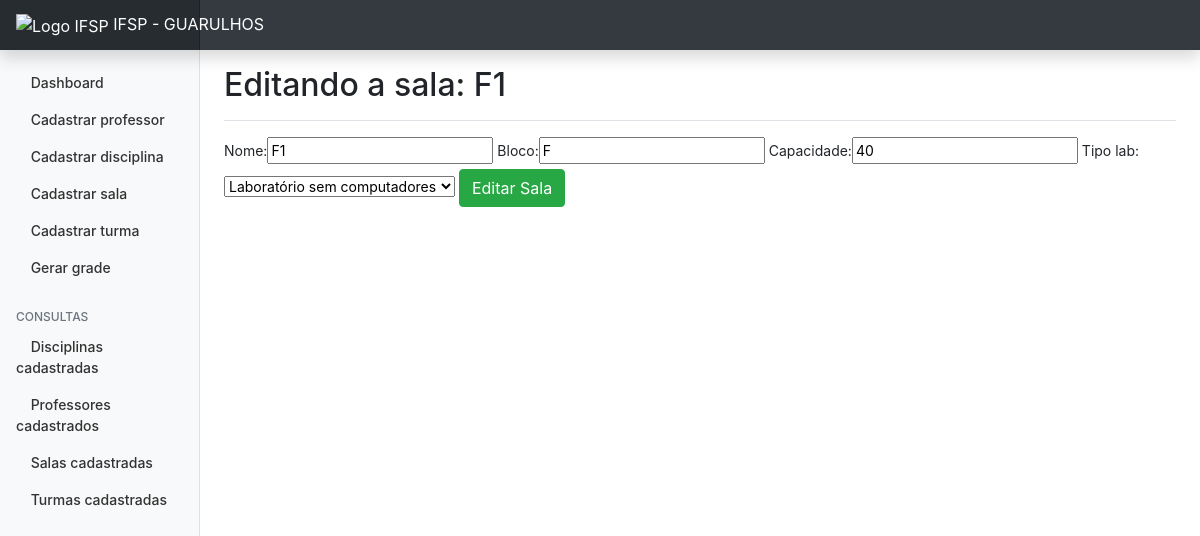
The page /salas/editasala/1 on the database its author committed.
### salas/models.py (models this page shows, shortened)
class Sala(models.Model):
    LAB_CHOICES = (
        ("0", "Laboratório sem computadores"),
        ("1", "Laboratório com computadores"),
    )
    STATUS_CHOICES = (
        ("1", "Ativo"),
        ("2", "Inativo"),
    )
    nome = models.CharField(max_length=150, blank=False, null=False)
    bloco = models.CharField(max_length=2, blank=True)
    capacidade = models.CharField(max_length=4, blank=False, null=False)
    tipo_lab = models.CharField(max_length=1, choices=LAB_CHOICES, blank=False)
    status = models.CharField(max_length=1, choices=STATUS_CHOICES, blank=True, default=1)
    criado_em = models.DateTimeField(auto_now_add=True)
    atualizado_em = models.DateTimeField(auto_now=True)

### salas/views.py (the view)
# urls.py: path('editasala/<int:id>', views.editaSala, name='edita-sala'),
def editaSala(request, id):
    sala = get_object_or_404(Sala, pk=id)
    form = SalaForm(instance=sala)
    if request.method == 'POST':
        form = SalaForm(request.POST, instance=sala)
        if form.is_valid():
            sala.save()
            return redirect('/')
        else:
            return render(request, 'salas/editasala.html', {'form': form, 'sala': sala})
    else:
        return render(request, 'salas/editasala.html', {'form': form, 'sala': sala})

### salas/forms.py
class SalaForm(forms.ModelForm):
    class Meta:
        model = Sala
        fields = ('nome', 'bloco', 'capacidade', 'tipo_lab')

### salas/templates/salas/editasala.html (shortened to what this page needs)
{% extends 'base.html' %}
{% load bootstrap %}
{% block content %}
<div class="d-flex justify-content-between flex-wrap flex-md-nowrap align-items-center pt-3 pb-2 mb-3 border-bottom">
    <h1 class="h2">Editando a sala: {{ sala.nome }}</h1>
  </div>
    <form method="POST">
         {{form|bootstrap}}
        <input type="submit" class="btn btn-success" value="Editar Sala">
    </form>
{% endblock %}

### dashboard/static/css/style.css (style rules this page uses)
body { font-size: .875rem; }

### rows shown on the page
Sala: nome "F1", bloco "F", capacidade "40", tipo_lab "Laboratório sem computadores"
